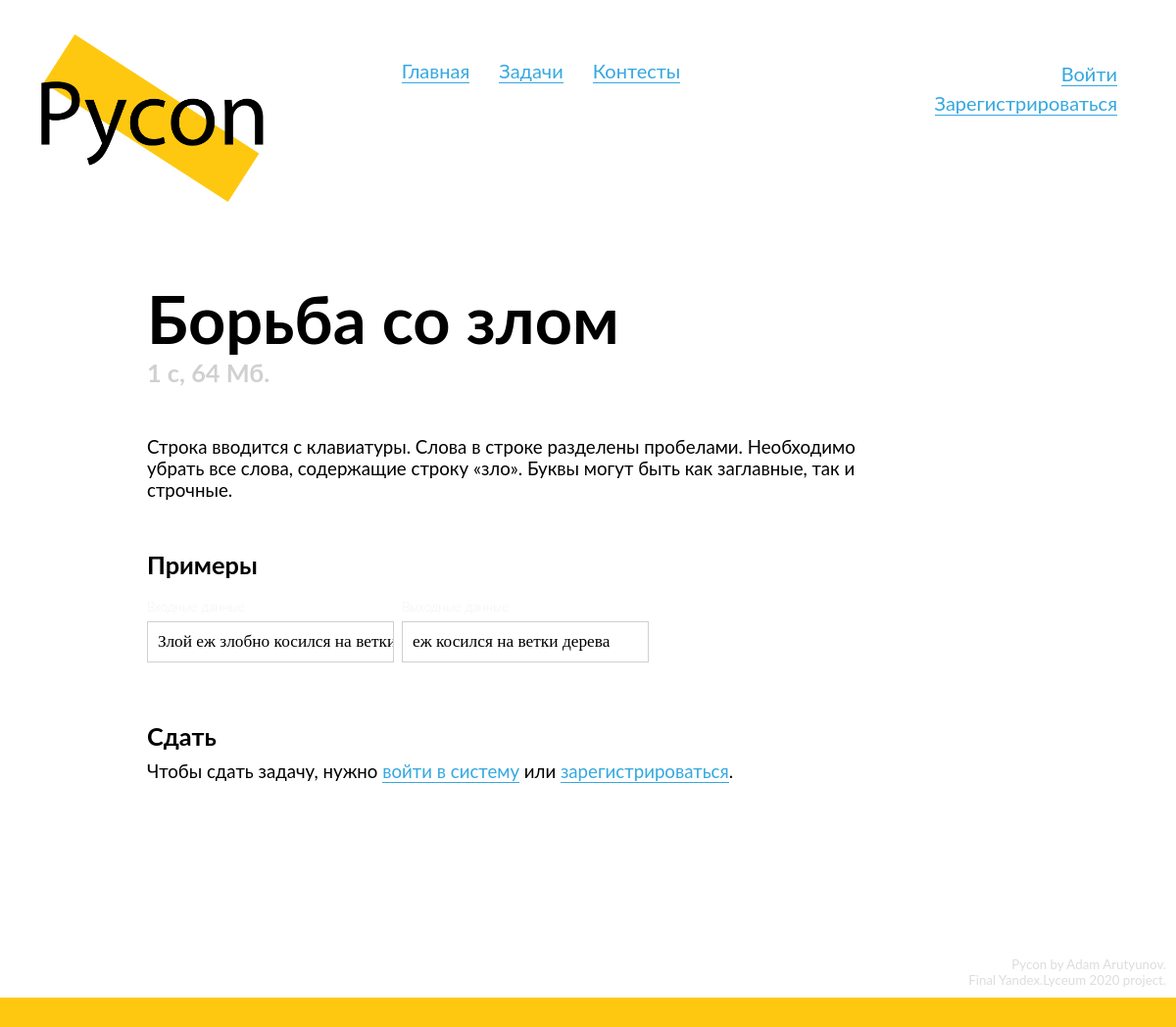
The app's page /problems/1 with its own data.
### data/models/problem.py (models this page shows, shortened)
class Problem(SqlAlchemyBase, SerializerMixin):
    __tablename__ = 'problems'
    id = Column(Integer, primary_key=True, autoincrement=True)
    name = Column(String, nullable=True)
    situation = Column(String, nullable=False)
    input_data = Column(String, nullable=True)
    output_data = Column(String, nullable=True)
    tests = orm.relation("Test", back_populates='problem')
    time_limit = Column(Integer, nullable=True)
    memory_limit = Column(Integer, nullable=True)
    @property
    def examples(self):
        return list(filter(lambda x: x.example, self.tests))

### data/models/test.py (models this page shows)
class Test(SqlAlchemyBase, SerializerMixin):
    __tablename__ = 'tests'
    id = Column(Integer, primary_key=True, autoincrement=True)
    number = Column(Integer, nullable=False)
    input_data = Column(String, nullable=True)
    output_data = Column(String, nullable=True)
    example = Column(Boolean, nullable=False)
    problem_id = Column(Integer, ForeignKey('problems.id'))
    problem = orm.relation("Problem")

### Pycon.py (the view)
@app.route('/problems/<int:problem_id>', methods=["GET", "POST"])
def problem(problem_id):
    session = db_session.create_session()
    problem = session.query(Problem).get(problem_id)
    if not problem:
        abort(404)
    submit_file = SubmitFileForm()
    submit_text = SubmitTextForm()
    if submit_file.validate_on_submit():
        PyconSolutionChecker.submit(problem,
                                    submit_file.data.data.read().decode(encoding='utf-8'))
        return redirect(f'/submissions')
    if submit_text.validate_on_submit():
        PyconSolutionChecker.submit(problem,
                                    submit_text.data.data)
        return redirect(f'/submissions')
    return render_template('problem.html',
                           title=f"Задача №{problem_id}",
                           problem=problem,
                           submit_file_form=submit_file,
                           submit_text_form=submit_text)

### data/db_session.py (called while the page is built)
def create_session() -> Session:
    global __scoped_session
    return __scoped_session

### templates/problem.html (shortened to what this page needs)
{% extends "base.html" %}
{% block content %}
  <div class="content-header" id="problem-header">
    <h1>
      {{ problem.name }}
    </h1>
    <h3 id="limits">
      {{ problem.time_limit }} с, {{ problem.memory_limit }} Мб.
    </h3>
  </div>
  <div class="content-block" id="situation">
    {{ problem.situation|replace('\n', '<br>')|safe }}
  </div>
  {% if problem.examples %}
    <div class="content-block" id="examples">
      <h3>
        Примеры
      </h3>
      {% for example in problem.examples %}
        <div class="example">
          <div class="example-input">
            <span class="small-grey-label">
            </span>
            <div class="data-box">
              {{ example.input_data|replace('\n', '<br>')|safe }}
            </div>
          </div>
          <div class="example-output">
            <span class="small-grey-label">
            </span>
            <div class="data-box">
              {{ example.output_data|replace('\n', '<br>')|safe }}
            </div>
          </div>
        </div>
      {% endfor %}
    </div>
  {% endif %}
  <div class="content-block" id="send">
    <h3>
      Сдать
    </h3>
    {% if current_user.is_authenticated %}
      <div class="normal-block">
        <form method="post" enctype="multipart/form-data" name="file-solution-send" action="">
          {{ submit_file_form.hidden_tag() }}
          <label class="label">
            <span class="primary-button">Загрузить файл</span>
            {{ submit_file_form.data(class="nodisp", onchange="this.form.submit()") }}
          </label>
          {% for error in submit_file_form.data.errors %}
              <div class="alert alert-danger small-block" role="alert">
                  {{ error }}
              </div>
          {% endfor %}
        </form>
      </div>
      <div class="big-block">
        <form method="post" name="text-solution-send" action="">
          {{ submit_text_form.hidden_tag() }}
          {{ submit_text_form.data(id="solution-text") }}
          {% for error in submit_text_form.data.errors %}
              <div class="alert alert-danger small-block" role="alert">
                  {{ error }}
              </div>
          {% endfor %}
          <div class="small-block">
            {{ submit_text_form.submit(class="submit_button") }}
          </div>
        </form>
      </div>
      <div class="normal-block" id="my-submissions">
        <a href="/problems/{{problem.id}}/submissions">Мои посылки</a>
      </div>
    {% else %}
        Чтобы сдать задачу, нужно <a href="/login?next=/problems/{{ problem.id }}#send">войти в систему</a> или <a href="/register?next=/problems/{{ problem.id }}#send">зарегистрироваться</a>.
    {% endif %}
  </div>
{% endblock %}

### static/css/style.css (style rules this page uses)
* { margin: 0; padding: 0; position: relative; }
html { height: 100%; }
:root { --primary-color: #FEC811; --light-grey: #D0D0D0; --very-light-grey: #ECECEC; }
body { position: relative; font-family: "Lato"; font-size: 14pt; min-height: 100%; }
a { text-decoration: none; color: #35A8E0; border-bottom: 1px solid #35A8E0; }
h1 { font-weight: bold; font-size: 50pt; word-wrap: break-word; }
h3 { font-weight: bold; margin-bottom: 10px; font-size: 19pt; }
.content-block { margin-top: 25px; margin-bottom: 50px; }
.content-header { margin-bottom: 50px; }
.small-grey-label { font-size: 10pt; font-weight: 100; color: var(--light-grey); }
.example { display: flex; flex-wrap: wrap; margin-bottom: 40px; margin-top: 20px; }
.example-input, .example-output { display: flex; flex-direction: column; width: 230px; margin-right: 30px; margin-bottom: 10px; vertical-align: top; }
.data-box { width: 100%; height: 100%; font-family: "Consolas"; border: 1.5px solid var(--light-grey); font-size: 13pt; padding: 10px; margin-top: 7px; white-space: nowrap; overflow: scroll; }
#limits { color: var(--light-grey); }

### records on screen
Problem: name "Борьба со злом", time_limit "1", memory_limit "64", situation "Строка вводится с клавиатуры. Слова в строке разделены пробелами. Необходимо убрать все слова, содержащие строку «зло». Буквы могут быть как заглавные, так и строчные."
Test: input_data "Злой еж злобно косился на…", output_data "еж косился на ветки дерева"
